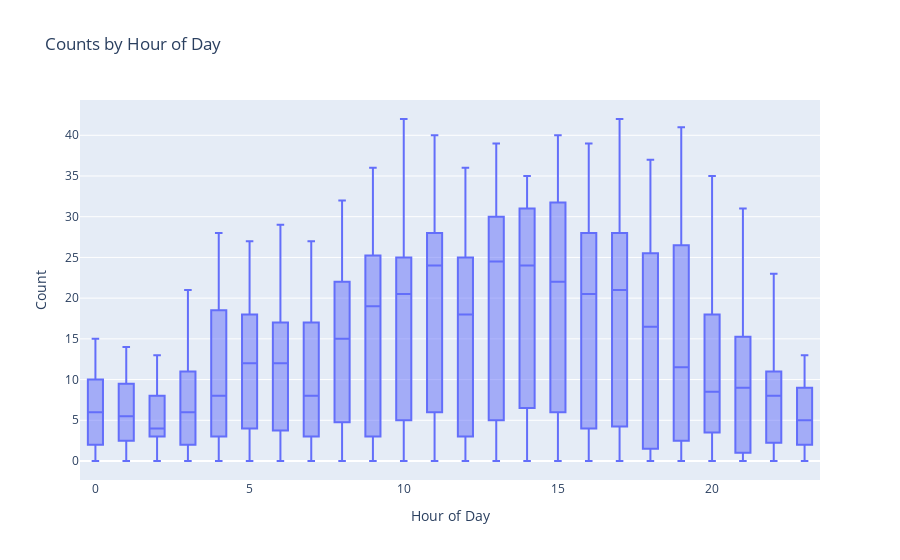

Notebook code cell kept with this figure:
### Code cell
# Counts by Hour of Day
fig = go.Figure()
fig.add_trace(
    go.Box(x=data_df["hour_of_day"], y=data_df["Count"], name="Counts by Hour of Day")
)
fig.update_layout(
    title_text="Counts by Hour of Day", xaxis_title="Hour of Day", yaxis_title="Count"
)
fig.show()

### Figure 1 — Plotly figure (JSON) as saved in the notebook; plotly's stock layout.template omitted (floating-point values rounded to 4 significant figures; data arrays with more than 128 entries replaced by an {"elided": "..."} marker saying what was removed)
{"data": [{"name": "Counts by Hour of Day", "type": "box", "x": {"elided": "968 int values"}, "y": {"elided": "968 int values"}}], "layout": {"title": {"text": "Counts by Hour of Day"}, "xaxis": {"title": {"text": "Hour of Day"}}, "yaxis": {"title": {"text": "Count"}}}}
